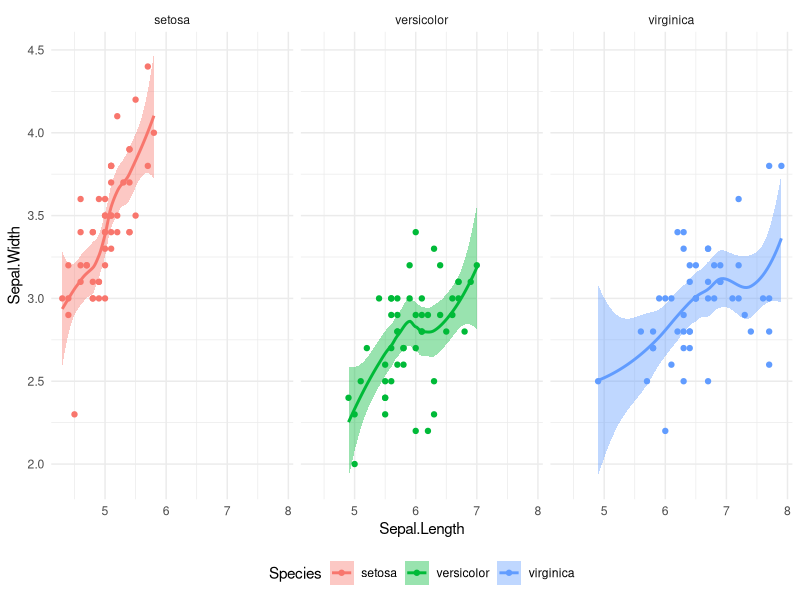

This figure's R source:
## ---- chunk 1
x = 120
## ---- chunk 2
# Install ggplot2
install.packages("ggplot2")

# Load the library
library(ggplot2)

#| fig-width: 6
#| fig-height: 4
#| fig.cap: "Gráfico de exemplo"

ggplot(datasets::iris) +
  aes(
    x = Sepal.Length,
    y = Sepal.Width,
    fill = Species,
    colour = Species
  ) +
  geom_point(shape = "circle", size = 1.5) +
  geom_smooth(span = 0.75) +
  scale_fill_hue(direction = 1) +
  scale_color_hue(direction = 1) +
  theme_minimal() +
  theme(legend.position = "bottom") +
  facet_wrap(vars(Species))
## ---- chunk 3
#| echo: false
2 * 2
## ---- chunk 4
